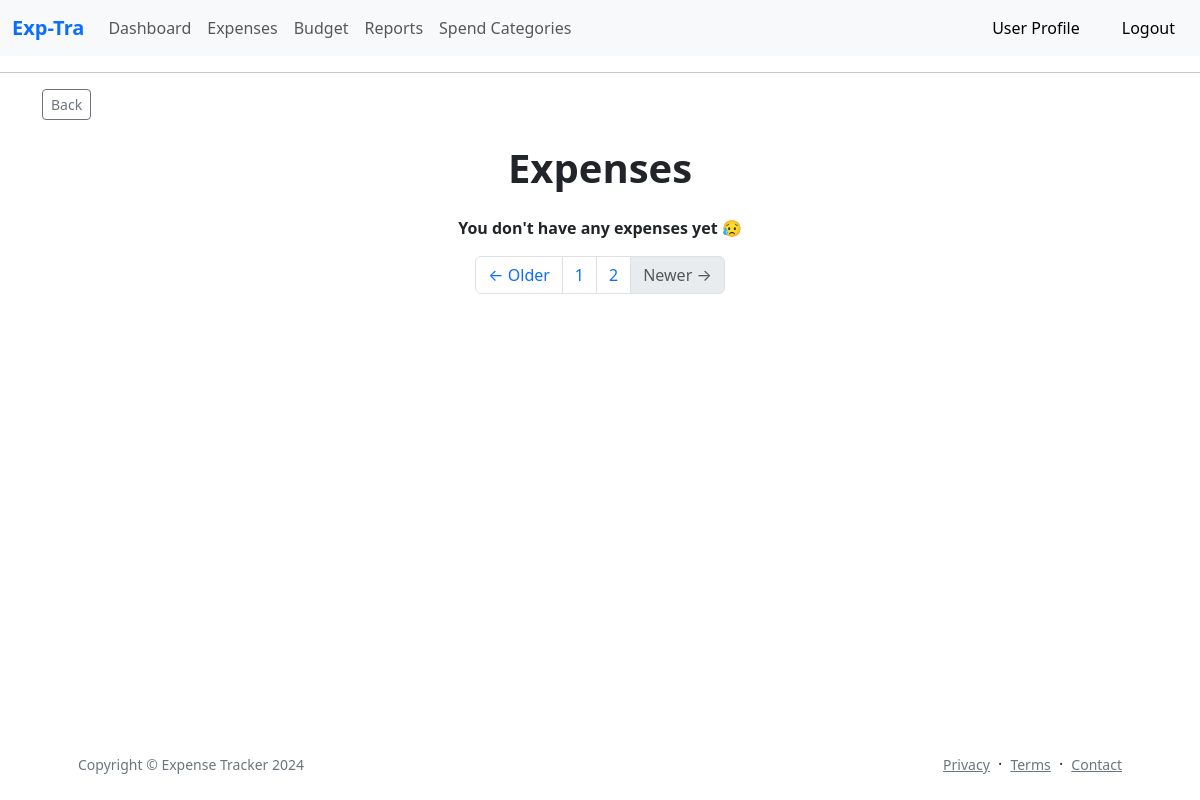
Page /expense_history?page=3 (signed in) on the earlier database version.
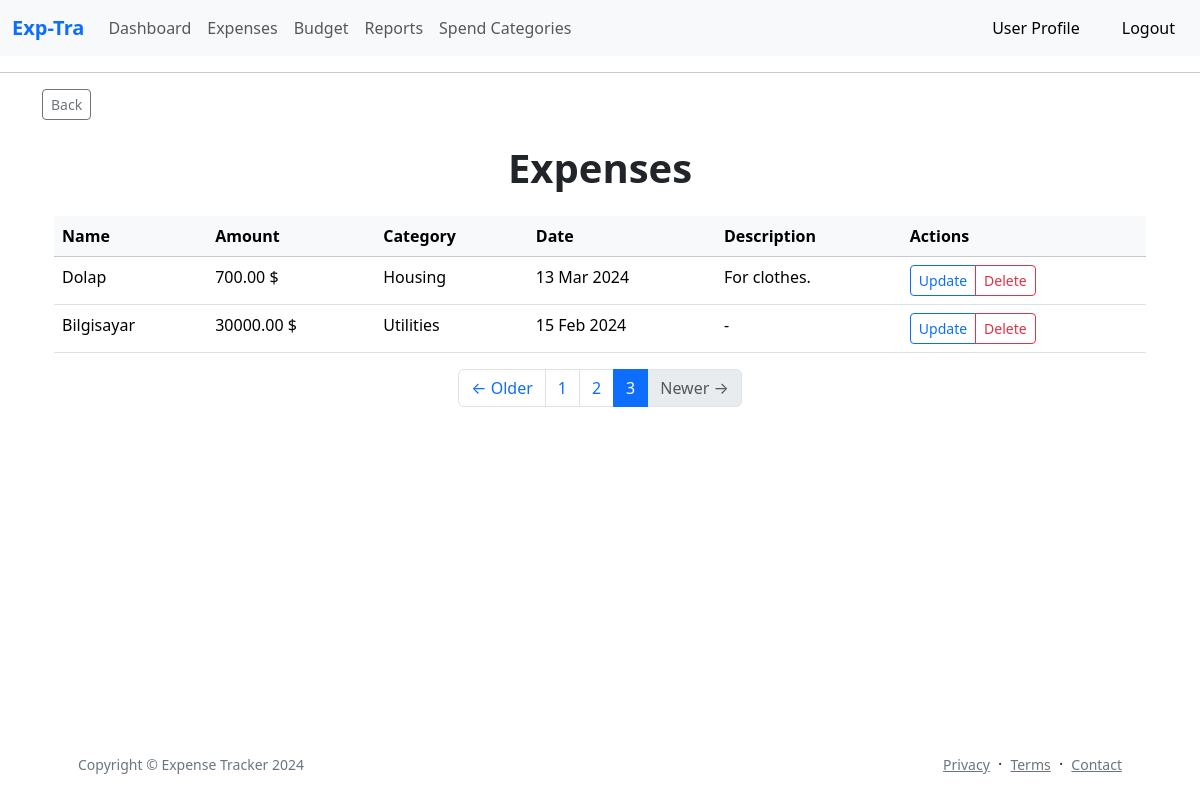
Same page on the later database version.
### app/models.py (models this page shows, shortened)
class Expense(db.Model):
    __tablename__ = 'expenses'
    id: so.Mapped[int] = so.mapped_column(primary_key=True)
    name: so.Mapped[str] = so.mapped_column(sa.String(140))
    amount : so.Mapped[float] = so.mapped_column(sa.Numeric(10, 2), nullable=False)
    category_id : so.Mapped[int] = so.mapped_column(sa.ForeignKey(Category.id),index=True)
    date : so.Mapped[datetime] = so.mapped_column(sa.Date, nullable=False)
    description: so.Mapped[str] = so.mapped_column(sa.Text)
    timestamp: so.Mapped[datetime] = so.mapped_column(
        index=True, default=lambda: datetime.now(timezone.utc))
    user_id: so.Mapped[int] = so.mapped_column(sa.ForeignKey(User.id),
                                               index=True)
    user: so.Mapped[User] = so.relationship(back_populates='expenses')

class Category(db.Model):
    id: so.Mapped[int] = so.mapped_column(primary_key=True)
    name: so.Mapped[str] = so.mapped_column(sa.String(140))
    expenses = db.relationship('Expense', backref='category', lazy=True)

### app/main/routes.py (the view)
@bp.route('/expense_history', methods=['GET'])
@login_required
def expense_history():
    form = ExpenseForm()
    expenses = Expense.query.filter_by(user_id=current_user.id).all()
    categories = Category.query.all()
    category_dict = {category.id: category.name for category in categories}
    page = request.args.get('page', 1, type=int)
    per_page = current_app.config['EXPENSES_PER_PAGE']
    pagination = Expense.query.filter_by(user_id=current_user.id).paginate(page=page, per_page=per_page, error_out=False)
    expenses = pagination.items
    total_pages = pagination.pages
    current_page = pagination.page
    page_nums = list(range(1, total_pages + 1))
    prev_url = url_for('main.expense_history', page=current_page - 1) if pagination.has_prev else None
    next_url = url_for('main.expense_history', page=current_page + 1) if pagination.has_next else None
    return render_template('expense_history.html', title='Expenses', expenses=expenses,
                           category_dict=category_dict, form=form,
                           prev_url=prev_url, next_url=next_url, page_nums=page_nums, current_page=current_page)

### app/models.py (called while the page is built)
@login.user_loader
def load_user(id):
    return db.session.get(User, int(id))

### app/templates/expense_history.html (shortened to what this page needs)
{% extends "base.html" %}
{% block content %}
<a href="{{ url_for('main.expenses')}}" class="btn btn-outline-secondary btn-sm">Back</a>
<h1 class="fw-bolder text-center my-4">Expenses</h1>
<div class="container">
    {% if expenses %}
    <div class="table-responsive">
        <table class="table table-hover">
            <thead class="table-light">
            <tr>
                <th>Name</th>
                <th>Amount</th>
                <th>Category</th>
                <th>Date</th>
                <th>Description</th>
                <th>Actions</th>
            </tr>
            </thead>
            <tbody>
            {% for expense in expenses %}
            <tr>
                <td>{{ expense.name|capitalize }}</td>
                <td>{{ expense.amount  }}{{ ' $' }}</td>
                <td>{{ category_dict[expense.category_id]|capitalize }}</td>
                <td>{{ expense.date.strftime('%d %b %Y') }}</td>
                <td>{{ expense.description|capitalize }}</td>
                <td>
                    <div class="btn-group" role="group">
                        <button type="button" class="btn btn-outline-primary btn-sm" data-bs-toggle="modal"
                                data-bs-target="#updateModal{{ expense.id }}">Update
                        </button>
                        <button type="button" class="btn btn-outline-danger btn-sm" data-bs-toggle="modal"
                                data-bs-target="#deleteModal{{ expense.id }}">Delete
                        </button>
                    </div>
                </td>
            </tr>
            {% endfor %}
            </tbody>
        </table>
    </div>
</div>
    {% else %}
    <p class="fw-bold text-center">You don't have any expenses yet 😥</p>
    {% endif %}
<nav aria-label="Page navigation example">
  <ul class="pagination justify-content-center">
    {% if prev_url %}
      <li class="page-item">
        <a class="page-link" href="{{ prev_url }}">&larr; Older</a>
      </li>
    {% else %}
      <li class="page-item disabled">
        <span class="page-link">&larr; Older</span>
      </li>
    {% endif %}
    {% for page_num in page_nums %}
      <li class="page-item{% if page_num == current_page %} active{% endif %}">
        <a class="page-link" href="{{ url_for('main.expense_history', page=page_num) }}">{{ page_num }}</a>
      </li>
    {% endfor %}
    {% if next_url %}
      <li class="page-item">
        <a class="page-link" href="{{ next_url }}">Newer &rarr;</a>
      </li>
    {% else %}
      <li class="page-item disabled">
        <span class="page-link">Newer &rarr;</span>
      </li>
    {% endif %}
  </ul>
</nav>
{% endblock %}

### app/templates/base.html (shortened to what this page needs)
<!DOCTYPE html>
<html lang=“en” xmlns="http://www.w3.org/1999/html">
<head>
    <link rel="stylesheet" href="{{ url_for('static', filename='css/styles.css') }}">
    <link href="https://cdn.jsdelivr.net/npm/bootstrap-icons@1.7.2/font/bootstrap-icons.css" rel="stylesheet">
    <link
            href="https://cdn.jsdelivr.net/npm/bootstrap@5.3.2/dist/css/bootstrap.min.css"
            rel="stylesheet"
>
</head>
<body>
{% include "navbar.html" %}
<hr>
<div class="container has-text-centered">
    {% block content %} {% endblock %}
</div>
<main class="container p-5 text-center">
</main>
<footer class="bg-white py-4 fixed-bottom">
    <div class="container px-5">
        <div class="row align-items-center justify-content-between flex-column flex-sm-row">
            <div class="col-auto">
                <div class="small m-0">Copyright &copy; Expense Tracker 2024</div>
            </div>
            <div class="col-auto">
                <a class="small" href="#!">Privacy</a>
                <span class="mx-1">&middot;</span>
                <a class="small" href="#!">Terms</a>
                <span class="mx-1">&middot;</span>
                <a class="small" href="#!">Contact</a>
            </div>
        </div>
    </div>
</footer>
</body>
</html>

### app/templates/navbar.html (shortened to what this page needs)
<nav class="navbar navbar-expand-lg bg-body-tertiary">
  <div class="container-fluid">
    <a class="navbar-brand" href="/"><span class="fw-bolder text-primary">Exp-Tra</span></a>
    <div class="collapse navbar-collapse" id="navbarNavDropdown">
      {% if current_user.is_anonymous %}
      <span class="d-flex">
        <a class="btn btn-light ms-3" href="{{ url_for('auth.login') }}">Login</a>&nbsp;
        <a class="btn btn-light ms-3" href="{{ url_for('auth.register') }}">Register</a>
      </span>
    {% else %}
      <ul class="navbar-nav">
        <li class="nav-item">
          <a class="nav-link" href="{{ url_for('main.dashboard') }}">Dashboard</a>
        </li>
        <li class="nav-item">
          <a class="nav-link" href="{{ url_for('main.expenses') }}">Expenses</a>
        </li>
        <li class="nav-item">
          <a class="nav-link" href="{{ url_for('main.budget') }}">Budget</a>
        </li>
        <li class="nav-item">
          <a class="nav-link" href="#">Reports</a>
        </li>
        <li class="nav-item">
          <a class="nav-link" href="{{ url_for('main.categories') }}">Spend Categories</a>
        </li>
      </ul>
    </div>
      <span class="d-flex">
        <a class="btn btn-light ms-3" href="/account">User Profile</a>
        <a class="btn btn-light ms-3" href="{{ url_for('auth.logout') }}">Logout</a>
      </span>
    {% endif %}
  </div>
</nav>

### app/templates/base.html (style rules this page uses)
footer { background-color: #626364; border-radius: 15px; }
footer .container { padding-left: 15px; padding-right: 15px; }
footer .small { color: #6c757d; }

Differences in the rows shown:
added Expense: name "Dolap", amount "700.00", value "$", date "13 Mar 2024", description "For clothes."
now on this page (row unchanged): Category: name "Housing"
added Expense: name "Bilgisayar", amount "30000.00", value "$", date "15 Feb 2024", description "-"
now on this page (row unchanged): Category: name "Utilities"
Other differences:
text no longer shown: "You don't have any expenses yet 😥"
text now shown: "Name Amount Category Date Description Actions"
new list line: "3"
